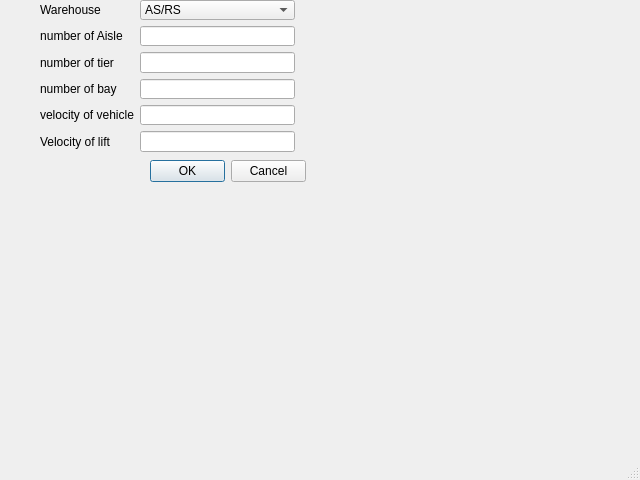
<?xml version="1.0" encoding="UTF-8"?>
<ui version="4.0">
 <class>MainWindow</class>
 <widget class="QMainWindow" name="MainWindow">
  <property name="geometry">
   <rect>
    <x>0</x>
    <y>0</y>
    <width>640</width>
    <height>480</height>
   </rect>
  </property>
  <property name="windowTitle">
   <string>MainWindow</string>
  </property>
  <widget class="QWidget" name="centralwidget">
   <widget class="QDialogButtonBox" name="buttonBox">
    <property name="geometry">
     <rect>
      <x>150</x>
      <y>160</y>
      <width>156</width>
      <height>23</height>
     </rect>
    </property>
    <property name="standardButtons">
     <set>QDialogButtonBox::Cancel|QDialogButtonBox::Ok</set>
    </property>
   </widget>
   <widget class="QWidget" name="">
    <property name="geometry">
     <rect>
      <x>40</x>
      <y>0</y>
      <width>255</width>
      <height>152</height>
     </rect>
    </property>
    <layout class="QFormLayout" name="formLayout">
     <item row="0" column="0">
      <widget class="QLabel" name="label">
       <property name="text">
        <string>Warehouse</string>
       </property>
      </widget>
     </item>
     <item row="0" column="1">
      <widget class="QComboBox" name="comboBox">
       <item>
        <property name="text">
         <string>AS/RS</string>
        </property>
       </item>
       <item>
        <property name="text">
         <string>AVS/RS</string>
        </property>
       </item>
       <item>
        <property name="text">
         <string>Autostore</string>
        </property>
       </item>
      </widget>
     </item>
     <item row="1" column="0">
      <widget class="QLabel" name="label_2">
       <property name="enabled">
        <bool>true</bool>
       </property>
       <property name="text">
        <string>number of Aisle</string>
       </property>
       <property name="alignment">
        <set>Qt::AlignCenter</set>
       </property>
      </widget>
     </item>
     <item row="1" column="1">
      <widget class="QLineEdit" name="lineEdit"/>
     </item>
     <item row="2" column="0">
      <widget class="QLabel" name="label_3">
       <property name="text">
        <string>number of tier</string>
       </property>
       <property name="alignment">
        <set>Qt::AlignCenter</set>
       </property>
      </widget>
     </item>
     <item row="2" column="1">
      <widget class="QLineEdit" name="lineEdit_2"/>
     </item>
     <item row="3" column="0">
      <widget class="QLabel" name="label_6">
       <property name="text">
        <string>number of bay</string>
       </property>
      </widget>
     </item>
     <item row="3" column="1">
      <widget class="QLineEdit" name="lineEdit_4"/>
     </item>
     <item row="4" column="0">
      <widget class="QLabel" name="label_4">
       <property name="text">
        <string>velocity of vehicle</string>
       </property>
      </widget>
     </item>
     <item row="4" column="1">
      <widget class="QLineEdit" name="lineEdit_3"/>
     </item>
     <item row="5" column="0">
      <widget class="QLabel" name="label_5">
       <property name="text">
        <string>Velocity of lift</string>
       </property>
      </widget>
     </item>
     <item row="5" column="1">
      <widget class="QLineEdit" name="lineEdit_5"/>
     </item>
    </layout>
   </widget>
  </widget>
  <widget class="QMenuBar" name="menubar">
   <property name="geometry">
    <rect>
     <x>0</x>
     <y>0</y>
     <width>640</width>
     <height>23</height>
    </rect>
   </property>
  </widget>
  <widget class="QStatusBar" name="statusbar"/>
 </widget>
 <resources/>
 <connections/>
</ui>
